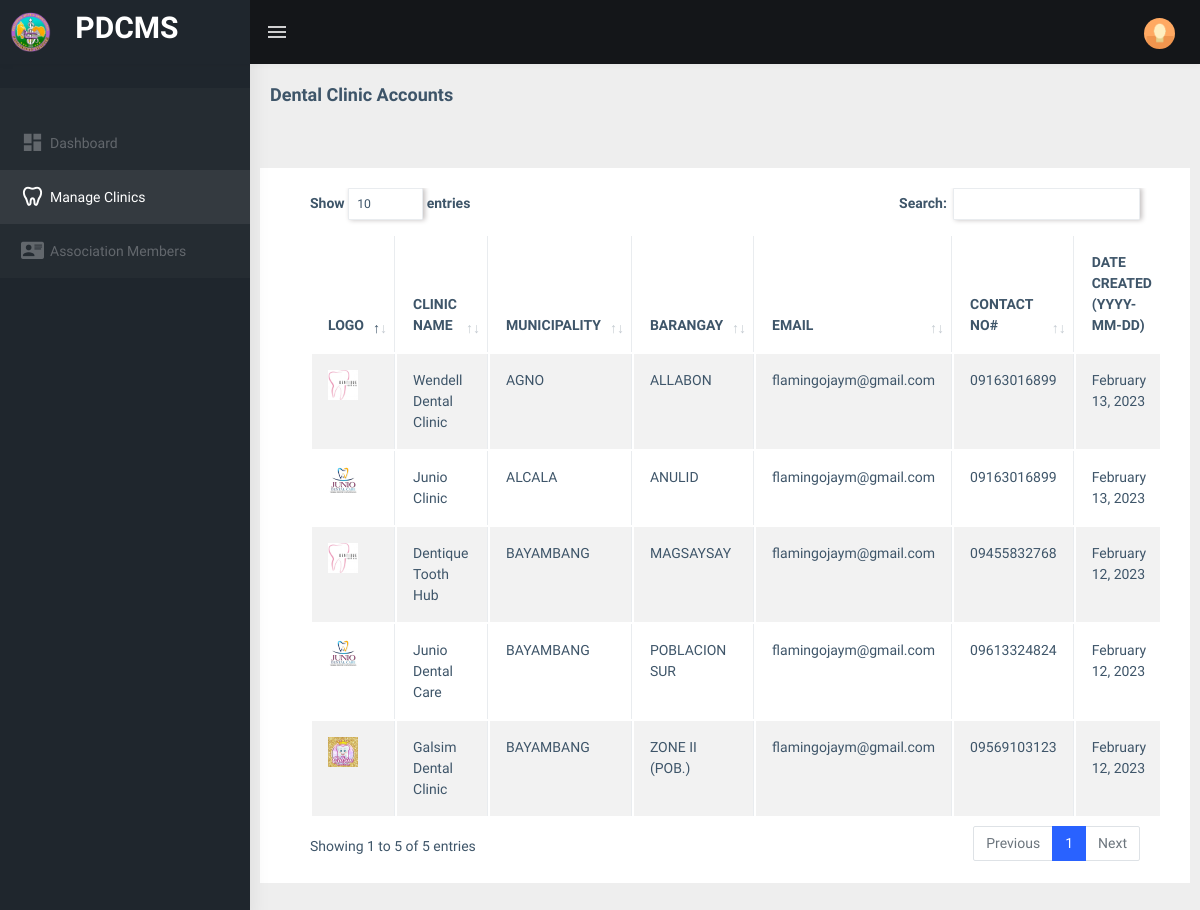
/admin/clinics.php, run on the app's committed database.
### tables this page shows
CREATE TABLE `tbl_user` (
  `id` int(11) NOT NULL AUTO_INCREMENT,
  `access_id` int(11) DEFAULT NULL,
  `username` varchar(255) DEFAULT NULL,
  `password` varchar(255) DEFAULT NULL,
  `clinic_id` int(11) DEFAULT NULL,
  PRIMARY KEY (`id`)
);

CREATE TABLE `tbl_clinic` (
  `clinic_id` int(11) NOT NULL AUTO_INCREMENT,
  `name` varchar(255) DEFAULT NULL,
  `image` varchar(255) DEFAULT NULL,
  `description` text DEFAULT NULL,
  `prc_id` varchar(255) DEFAULT NULL,
  `business_permit` varchar(255) DEFAULT NULL,
  `dti` varchar(255) DEFAULT NULL,
  `barangay_clearance` varchar(255) DEFAULT NULL,
  `prc_no` varchar(45) DEFAULT NULL,
  `mayors_permit` varchar(255) DEFAULT NULL,
  `date_created` datetime DEFAULT current_timestamp(),
  PRIMARY KEY (`clinic_id`)
);

CREATE TABLE `tbl_city` (
  `name` text DEFAULT NULL,
  `id` varchar(45) NOT NULL DEFAULT '0',
  `CreatedDate` datetime DEFAULT current_timestamp(),
  PRIMARY KEY (`id`),
  KEY `citymunCode` (`id`)
);

CREATE TABLE `tbl_barangay` (
  `id` text DEFAULT NULL,
  `name` text DEFAULT NULL,
  `city_id` text DEFAULT NULL,
  `CreatedDate` datetime DEFAULT current_timestamp()
);

CREATE TABLE `tbl_userinfo` (
  `id` int(255) NOT NULL AUTO_INCREMENT,
  `municipality` varchar(255) NOT NULL,
  `barangay` varchar(255) NOT NULL,
  `email` varchar(255) NOT NULL,
  `contact` varchar(255) DEFAULT NULL,
  `first_name` varchar(255) DEFAULT NULL,
  `last_name` varchar(255) DEFAULT NULL,
  PRIMARY KEY (`id`)
);

### includes/functions.php (called while the page is built, shortened)
<?php
function get_list($sql)
{
    $result = mysqli_query($_SESSION['conn'], $sql);
    $temp = array();
    while ($row = $result->fetch_assoc()) {
        $temp[] = $row;
    }
    return $temp;
}

### admin/clinics.php (the view, shortened to what this page needs)
<?php include 'header.php'; ?>
<div class="page-wrapper">
  <div class="page-breadcrumb">
    <div class="row">
      <div class="col-12 d-flex no-block align-items-center">
        <h4 class="page-title">Dental Clinic Accounts</h4>
      </div>
    </div>
  </div>
  <div class="container-fluid">
    <div class="row">
      <div class="col-4">
      </div>
      <br>
      <br>
      <div class="card">
        <div class="card-body">
          <div class="table-responsive">
            <table id="table_eto" class="table table-bordered table-striped ">
              <thead>
                <tr>
                  <th>Logo</th>
                  <th>Clinic Name</th>
                  <th>Municipality</th>
                  <th>Barangay</th>
                  <th>Email</th>
                  <th>Contact no#</th>
                  <th>Date Created (YYYY-MM-DD)</th>
                </tr>
              </thead>
              <tbody>
                <?php foreach (get_list("SELECT c.`image`,c.name as `clinic_name`,m.name as `municipality`,b.name as `barangay`,ui.email,ui.contact,u.id,u.clinic_id,c.date_created from tbl_user u inner join tbl_userinfo ui on ui.id = u.id inner join tbl_clinic c on c.clinic_id = u.clinic_id inner join tbl_city m on m.id = ui.municipality inner join tbl_barangay b on b.id = ui.barangay where u.access_id = 2") as $res) { ?>
                  <tr>
                    <td><img src="../images/clinic/<?= $res['image'] ?>" alt="" width="30px" height="30px"></td>
                    <td><?= $res['clinic_name'] ?></td>
                    <td><?= $res['municipality'] ?></td>
                    <td><?= $res['barangay'] ?></td>
                    <td><?= $res['email'] ?></td>
                    <td><?= $res['contact'] ?></td>
                    <td><?= date_format(date_create($res['date_created']), 'F d, Y') ?></td>
                  </tr>
                <?php } ?>
              </tbody>
            </table>
          </div>
        </div>
      </div>
    </div>
  </div>
</div>
</div>
<?php include 'footer.php'; ?>

### admin/header.php (style rules this page uses)
body { font-family: 'Nunito Sans' !important; }

### data on the page
tbl_user: clinic.image (picture), clinic.name "Wendell Dental Clinic", tbl_city.name "AGNO", tbl_barangay.name "ALLABON", tbl_userinfo.email "flamingojaym@gmail.com", tbl_userinfo.contact "09163016899", clinic.date_created "February 13, 2023"
tbl_user: clinic.image (picture), clinic.name "Junio Clinic", tbl_city.name "ALCALA", tbl_barangay.name "ANULID", tbl_userinfo.email "flamingojaym@gmail.com", tbl_userinfo.contact "09163016899", clinic.date_created "February 13, 2023"
tbl_user: clinic.image (picture), clinic.name "Dentique Tooth Hub", tbl_city.name "BAYAMBANG", tbl_barangay.name "MAGSAYSAY", tbl_userinfo.email "flamingojaym@gmail.com", tbl_userinfo.contact "09455832768", clinic.date_created "February 12, 2023"
tbl_user: clinic.image (picture), clinic.name "Junio Dental Care", tbl_city.name "BAYAMBANG", tbl_barangay.name "POBLACION SUR", tbl_userinfo.email "flamingojaym@gmail.com", tbl_userinfo.contact "09613324824", clinic.date_created "February 12, 2023"
tbl_user: clinic.image (picture), clinic.name "Galsim Dental Clinic", tbl_city.name "BAYAMBANG", tbl_barangay.name "ZONE II (POB.)", tbl_userinfo.email "flamingojaym@gmail.com", tbl_userinfo.contact "09569103123", clinic.date_created "February 12, 2023"
